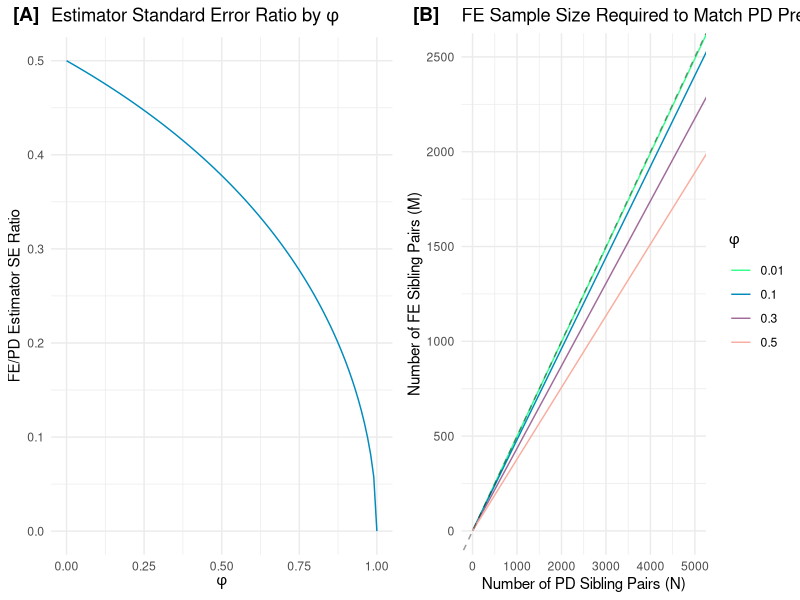
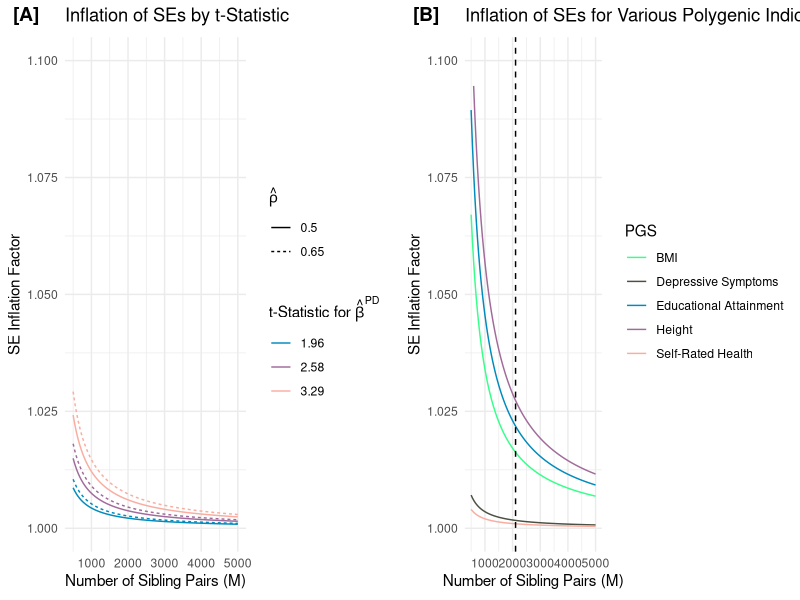

These charts were generated, in order, by the following R code:
library(tidyverse)
library(ggpubr)


se.ratio <- function(phi){
  r <- sqrt((1-phi)/(4-phi))
  return(r)
}

var.ratio <- function(phi){
  r <- (1-phi)/(4-phi)
  return(r)
}

pd.samp.se <- function(N_FE, K, phi){
  phi_v <- rep(phi, length(N_FE))
  N_PD <- sqrt(4-phi_v)*(N_FE-K-1) / (sqrt(1-phi_v)) + K + 1
  return(N_PD)
}

pd.samp.var <- function(N_FE, K, phi){
  phi_v <- rep(phi, length(N_FE))
  N_PD <- (4-phi_v)*(N_FE-K-1) / ((1-phi_v)) + K + 1
  return(N_PD)
}

phi <- seq(0,1, 0.01)

d <- tibble(
  phi = phi,
  ratio = se.ratio(phi))

N_fe <- seq(1, 5001, 100)

d2 <- tibble(
  N_FE = rep(N_fe, 4),
  Phi = as.factor(c(rep(0.01, length(N_fe)),
          rep(0.1, length(N_fe)),
          rep(0.3, length(N_fe)),
          rep(0.5, length(N_fe)))),
  N_PD = c(pd.samp.se(N_fe, 0, 0.01),
           pd.samp.se(N_fe, 0, 0.1),
           pd.samp.se(N_fe, 0, 0.3),
           pd.samp.se(N_fe, 0, 0.5))
)

p1 <- ggplot(d, aes(x = phi, y = ratio)) +
  geom_line(color='#008BBC') +
  labs(x = expression(phi),
       y = 'FE/PD Estimator SE Ratio',
       title = expression('Estimator Standard Error Ratio by'~phi)) +
  coord_cartesian(xlim = c(0,1), ylim = c(0,0.5)) +
  theme_minimal()

p2 <- ggplot(d2, aes(x = N_PD, y=N_FE, color=Phi)) +
  geom_line() +
  geom_abline(aes(intercept=0, slope=0.5), lty=2, alpha=0.4) +
  coord_cartesian(xlim = c(0,5000), ylim = c(0, 2500)) +
  labs(x = 'Number of PD Sibling Pairs (N)',
       y = 'Number of FE Sibling Pairs (M)',
       title = 'FE Sample Size Required to Match PD Precision',
       color = expression(phi)) +
  scale_color_manual(values=c('0.01'='#37FF8B',
                              '0.1'='#008BBC',
                              '0.3'='#A06B9A',
                              '0.5'='#F9ADA0')) +
  theme_minimal()

comb1 <- ggarrange(p1, p2, ncol=2, labels = c('[A]', '[B]'))




rho.se.rat <- function(beta, se, rho, M){
  big_var <- se^2 + (beta^2*(1+rho)^2)/((M-3))
  se_rat <- sqrt(big_var/(se^2))
  return(se_rat)
}

M <- seq(500, 5000, length.out=100)

d3 <- tibble(M = M)
d3$BMI <- rho.se.rat(0.415, 0.075, 0.5, M)
d3$Height <- rho.se.rat(0.610, 0.091, 0.61, M)
d3$`Educational Attainment` <- rho.se.rat(0.336, 0.053, 0.52, M)
d3$`Self-Rated Health` <- rho.se.rat(0.103, 0.079, 0.54, M)
d3$`Depressive Symptoms` <- rho.se.rat(0.126, 0.072, 0.52, M)

p3 <- d3 |>
  pivot_longer(-M, names_to='PGS', values_to='SE Ratio') |>
  ggplot(aes(x=M, y=`SE Ratio`, color=PGS)) +
  geom_line() +
  geom_vline(aes(xintercept=2107), lty=2) +
  scale_color_manual(values=c('BMI'='#37FF8B',
                              'Depressive Symptoms'='#4A5043',
                              'Educational Attainment'='#008BBC',
                              'Height'='#A06B9A',
                              'Self-Rated Health'='#F9ADA0')) +
  labs(title=expression('Inflation of SEs for Various Polygenic Indices'),
       x=expression('Number of Sibling Pairs (M)'),
       y='SE Inflation Factor') +
  ylim(c(1, 1.1)) +
  theme_minimal()

d4 <- tibble(M = rep(M,2))
d4$z_1.96 <- c(rho.se.rat(1.96, 1, 0.5, M),
               rho.se.rat(1.96, 1, 0.65, M))
d4$z_2.58 <- c(rho.se.rat(2.58, 1, 0.5, M),
               rho.se.rat(2.58, 1, 0.65, M))
d4$z_3.29 <- c(rho.se.rat(3.29, 1, 0.5, M),
               rho.se.rat(3.29, 1, 0.65, M))
d4$rho <- rep(c(0.5, 0.65), each=length(M))

p4 <- d4 |>
  pivot_longer(c(-M,-rho), names_to='z-Score', values_to='Inflated SE', names_prefix = 'z_') |>
  ggplot(aes(x=M, y=`Inflated SE`, color=`z-Score`, lty=as.character(rho))) +
  geom_line() +
  #geom_vline(aes(xintercept=2107), lty=2) +
  scale_color_manual(values=c('1.96'='#008BBC',
                              '2.58'='#A06B9A',
                              '3.29'='#F9ADA0')) +
  labs(title=expression('Inflation of SEs by t-Statistic'),
       x=expression('Number of Sibling Pairs (M)'),
       y='SE Inflation Factor',
       color=expression('t-Statistic for'~hat(beta)^PD),
       lty=expression(hat(rho))) +
  ylim(c(1, 1.1)) +
  theme_minimal()


comb2 <- ggarrange(p4, p3, ncol=2, labels = c('[A]', '[B]'))

ggsave('figures/phi-plots_figS2.png', comb1, height=6, width=10)
ggsave('figures/rho-plots_figS3.png', comb2, height=6, width=10)



